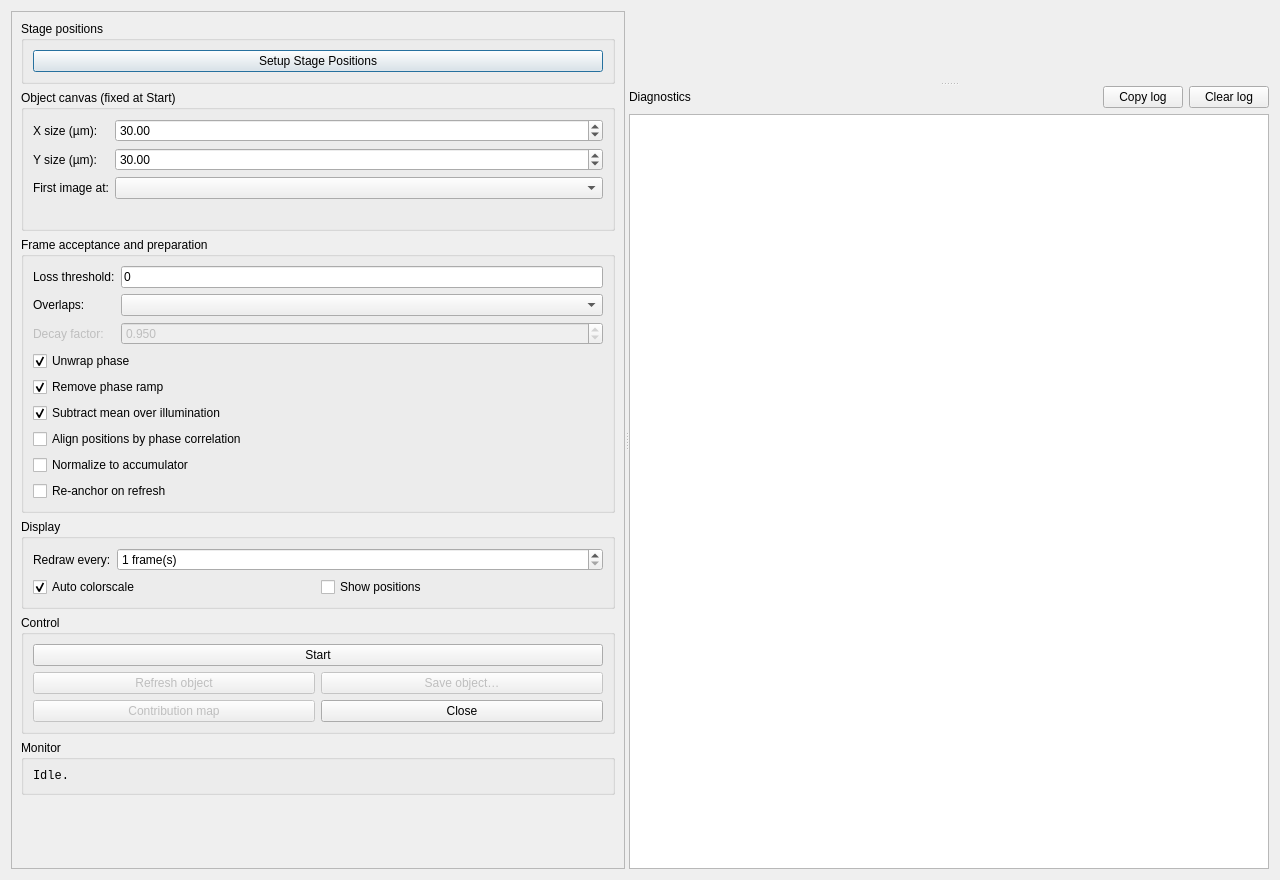
<?xml version="1.0" encoding="UTF-8"?>
<ui version="4.0">
 <class>ObjectAccumulator</class>
 <widget class="QDialog" name="ObjectAccumulator">
  <property name="geometry">
   <rect>
    <x>0</x>
    <y>0</y>
    <width>1280</width>
    <height>880</height>
   </rect>
  </property>
  <property name="windowTitle">
   <string>Object Accumulator</string>
  </property>
  <layout class="QVBoxLayout" name="outerLayout">
   <item>
    <widget class="QSplitter" name="accum_splitter">
     <property name="orientation">
      <enum>Qt::Horizontal</enum>
     </property>
     <property name="childrenCollapsible">
      <bool>true</bool>
     </property>
     <widget class="QScrollArea" name="accum_scroll">
      <property name="widgetResizable">
       <bool>true</bool>
      </property>
      <property name="minimumSize">
       <size>
        <width>300</width>
        <height>0</height>
       </size>
      </property>
      <widget class="QWidget" name="accum_scroll_contents">
       <property name="geometry">
        <rect>
         <x>0</x>
         <y>0</y>
         <width>400</width>
         <height>960</height>
        </rect>
       </property>
       <layout class="QVBoxLayout" name="controlsLayout">
        <item>
         <widget class="QGroupBox" name="positions_group">
          <property name="title">
           <string>Stage positions</string>
          </property>
          <layout class="QVBoxLayout" name="positions_vl">
           <item>
            <widget class="QPushButton" name="setup_positions_btn">
             <property name="toolTip">
              <string>Choose where each frame's stage position comes from (EPICS PVs, an H5 file or a simulated raster), its units, and test-read it.</string>
             </property>
             <property name="text">
              <string>Setup Stage Positions</string>
             </property>
            </widget>
           </item>
          </layout>
         </widget>
        </item>
        <item>
         <widget class="QGroupBox" name="canvas_group">
          <property name="title">
           <string>Object canvas (fixed at Start)</string>
          </property>
          <layout class="QVBoxLayout" name="canvas_vl">
           <item>
            <layout class="QFormLayout" name="canvas_form">
             <item row="0" column="0">
              <widget class="QLabel" name="label_size_x">
               <property name="text">
                <string>X size (µm):</string>
               </property>
              </widget>
             </item>
             <item row="0" column="1">
              <widget class="QDoubleSpinBox" name="size_x_um_spin">
               <property name="decimals">
                <number>2</number>
               </property>
               <property name="minimum">
                <double>1.000000000000000</double>
               </property>
               <property name="maximum">
                <double>10000.000000000000000</double>
               </property>
               <property name="singleStep">
                <double>5.000000000000000</double>
               </property>
               <property name="value">
                <double>30.000000000000000</double>
               </property>
              </widget>
             </item>
             <item row="1" column="0">
              <widget class="QLabel" name="label_size_y">
               <property name="text">
                <string>Y size (µm):</string>
               </property>
              </widget>
             </item>
             <item row="1" column="1">
              <widget class="QDoubleSpinBox" name="size_y_um_spin">
               <property name="decimals">
                <number>2</number>
               </property>
               <property name="minimum">
                <double>1.000000000000000</double>
               </property>
               <property name="maximum">
                <double>10000.000000000000000</double>
               </property>
               <property name="singleStep">
                <double>5.000000000000000</double>
               </property>
               <property name="value">
                <double>30.000000000000000</double>
               </property>
              </widget>
             </item>
             <item row="2" column="0">
              <widget class="QLabel" name="label_first_frame">
               <property name="text">
                <string>First image at:</string>
               </property>
              </widget>
             </item>
             <item row="2" column="1">
              <widget class="QComboBox" name="first_frame_combo">
               <property name="toolTip">
                <string>Where the first accepted frame is placed. A corner choice insets by half a frame, so that frame sits flush against the canvas edge and the scan grows inward.</string>
               </property>
              </widget>
             </item>
            </layout>
           </item>
           <item>
            <widget class="QLabel" name="canvas_info_label">
             <property name="styleSheet">
              <string notr="true">font-family: monospace;</string>
             </property>
             <property name="text">
              <string/>
             </property>
            </widget>
           </item>
          </layout>
         </widget>
        </item>
        <item>
         <widget class="QGroupBox" name="frames_group">
          <property name="title">
           <string>Frame acceptance and preparation</string>
          </property>
          <layout class="QVBoxLayout" name="frames_vl">
           <item>
            <layout class="QFormLayout" name="frames_form">
             <item row="0" column="0">
              <widget class="QLabel" name="label_loss_thresh">
               <property name="text">
                <string>Loss threshold:</string>
               </property>
              </widget>
             </item>
             <item row="0" column="1">
              <widget class="QLineEdit" name="loss_thresh_edit">
               <property name="toolTip">
                <string>Skip any frame whose final reconstruction loss exceeds this. 0 accepts everything.</string>
               </property>
               <property name="text">
                <string>0</string>
               </property>
              </widget>
             </item>
             <item row="1" column="0">
              <widget class="QLabel" name="label_accum_mode">
               <property name="text">
                <string>Overlaps:</string>
               </property>
              </widget>
             </item>
             <item row="1" column="1">
              <widget class="QComboBox" name="accum_mode_combo">
               <property name="toolTip">
                <string>How a new frame combines with what is already on the canvas. Can be changed while a run is in progress.</string>
               </property>
              </widget>
             </item>
             <item row="2" column="0">
              <widget class="QLabel" name="label_decay">
               <property name="enabled">
                <bool>false</bool>
               </property>
               <property name="text">
                <string>Decay factor:</string>
               </property>
              </widget>
             </item>
             <item row="2" column="1">
              <widget class="QDoubleSpinBox" name="decay_spin">
               <property name="enabled">
                <bool>false</bool>
               </property>
               <property name="toolTip">
                <string>Decaying average only. The whole object and tracker are multiplied by this before each new frame is added, so older frames count for less without changing the normalisation. 1.00 is the same as a plain average; lower values forget faster.</string>
               </property>
               <property name="decimals">
                <number>3</number>
               </property>
               <property name="minimum">
                <double>0.100000000000000</double>
               </property>
               <property name="maximum">
                <double>1.000000000000000</double>
               </property>
               <property name="singleStep">
                <double>0.010000000000000</double>
               </property>
               <property name="value">
                <double>0.950000000000000</double>
               </property>
              </widget>
             </item>
            </layout>
           </item>
           <item>
            <widget class="QCheckBox" name="unwrap_check">
             <property name="toolTip">
              <string>Unwrap each frame's phase inside its illuminated area before stamping.</string>
             </property>
             <property name="text">
              <string>Unwrap phase</string>
             </property>
             <property name="checked">
              <bool>true</bool>
             </property>
            </widget>
           </item>
           <item>
            <widget class="QCheckBox" name="ramp_check">
             <property name="toolTip">
              <string>Remove each frame's linear phase ramp before stamping. Without this, neighbouring tiles rarely line up.</string>
             </property>
             <property name="text">
              <string>Remove phase ramp</string>
             </property>
             <property name="checked">
              <bool>true</bool>
             </property>
            </widget>
           </item>
           <item>
            <widget class="QCheckBox" name="zero_mean_check">
             <property name="toolTip">
              <string>Subtract each frame's mean phase over its illuminated area. Removes the per-frame piston offset that otherwise makes every tile edge visible.</string>
             </property>
             <property name="text">
              <string>Subtract mean over illumination</string>
             </property>
             <property name="checked">
              <bool>true</bool>
             </property>
            </widget>
           </item>
           <item>
            <widget class="QCheckBox" name="align_check">
             <property name="toolTip">
              <string>Phase-correlate each new frame against what is already on the canvas, over the overlapping pixels only, and shift it by the result. Corrections larger than the limit in the Options menu are rejected, so a bad correlation cannot throw a frame across the object. Needs overlap, so the first frame at any fresh spot is placed on its motor position alone.</string>
             </property>
             <property name="text">
              <string>Align positions by phase correlation</string>
             </property>
            </widget>
           </item>
           <item>
            <widget class="QCheckBox" name="normalize_check">
             <property name="toolTip">
              <string>Before stamping, shift each new frame's phase so its mean over the overlap with the existing object (pixels illuminated in the new frame and already populated on the canvas) matches the accumulator's mean there. Removes the piston step between a new tile and its neighbours. Applied after alignment; frames with too little overlap are stamped unchanged.</string>
             </property>
             <property name="text">
              <string>Normalize to accumulator</string>
             </property>
            </widget>
           </item>
           <item>
            <widget class="QCheckBox" name="recenter_check">
             <property name="toolTip">
              <string>When &quot;Refresh object&quot; is pressed, also forget the reference position so the next accepted frame is placed at the anchor again. Off = the canvas keeps its original frame of reference.</string>
             </property>
             <property name="text">
              <string>Re-anchor on refresh</string>
             </property>
            </widget>
           </item>
          </layout>
         </widget>
        </item>
        <item>
         <widget class="QGroupBox" name="accum_display_group">
          <property name="title">
           <string>Display</string>
          </property>
          <layout class="QFormLayout" name="accum_display_form">
           <item row="0" column="0">
            <widget class="QLabel" name="label_display_every">
             <property name="text">
              <string>Redraw every:</string>
             </property>
            </widget>
           </item>
           <item row="0" column="1">
            <widget class="QSpinBox" name="display_every_spin">
             <property name="toolTip">
              <string>Request a redraw only every N accepted frames. Accumulation never waits for the display either way.</string>
             </property>
             <property name="suffix">
              <string> frame(s)</string>
             </property>
             <property name="minimum">
              <number>1</number>
             </property>
             <property name="maximum">
              <number>999</number>
             </property>
             <property name="value">
              <number>1</number>
             </property>
            </widget>
           </item>
           <item row="1" column="0" colspan="2">
            <layout class="QHBoxLayout" name="accum_display_checks_hl">
             <item>
              <widget class="QCheckBox" name="accum_autolevel_check">
               <property name="text">
                <string>Auto colorscale</string>
               </property>
               <property name="checked">
                <bool>true</bool>
               </property>
              </widget>
             </item>
             <item>
              <widget class="QCheckBox" name="show_positions_check">
               <property name="toolTip">
                <string>Overlay the position of every image accumulated so far (red dots). When phase-correlation alignment is on, these are the corrected positions.</string>
               </property>
               <property name="text">
                <string>Show positions</string>
               </property>
              </widget>
             </item>
            </layout>
           </item>
          </layout>
         </widget>
        </item>
        <item>
         <widget class="QGroupBox" name="controls_group">
          <property name="title">
           <string>Control</string>
          </property>
          <layout class="QGridLayout" name="controls_grid">
           <item row="0" column="0" colspan="2">
            <widget class="QPushButton" name="start_btn">
             <property name="text">
              <string>Start</string>
             </property>
            </widget>
           </item>
           <item row="1" column="0">
            <widget class="QPushButton" name="refresh_btn">
             <property name="enabled">
              <bool>false</bool>
             </property>
             <property name="toolTip">
              <string>Zero the object and the pixel-contribution tracker without stopping the run.</string>
             </property>
             <property name="text">
              <string>Refresh object</string>
             </property>
            </widget>
           </item>
           <item row="1" column="1">
            <widget class="QPushButton" name="save_btn">
             <property name="enabled">
              <bool>false</bool>
             </property>
             <property name="text">
              <string>Save object…</string>
             </property>
            </widget>
           </item>
           <item row="2" column="0">
            <widget class="QPushButton" name="show_tracker_btn">
             <property name="enabled">
              <bool>false</bool>
             </property>
             <property name="toolTip">
              <string>Open a one-shot snapshot of the pixel-contribution tracker. Does not update live.</string>
             </property>
             <property name="text">
              <string>Contribution map</string>
             </property>
            </widget>
           </item>
           <item row="2" column="1">
            <widget class="QPushButton" name="close_btn">
             <property name="text">
              <string>Close</string>
             </property>
            </widget>
           </item>
          </layout>
         </widget>
        </item>
        <item>
         <widget class="QGroupBox" name="monitor_group">
          <property name="title">
           <string>Monitor</string>
          </property>
          <layout class="QVBoxLayout" name="monitor_vl">
           <item>
            <widget class="QLabel" name="monitor_label">
             <property name="styleSheet">
              <string notr="true">font-family: monospace;</string>
             </property>
             <property name="text">
              <string>Idle.</string>
             </property>
             <property name="textInteractionFlags">
              <set>Qt::TextSelectableByMouse</set>
             </property>
            </widget>
           </item>
          </layout>
         </widget>
        </item>
        <item>
         <spacer name="controlsSpacer">
          <property name="orientation">
           <enum>Qt::Vertical</enum>
          </property>
          <property name="sizeHint" stdset="0">
           <size>
            <width>0</width>
            <height>40</height>
           </size>
          </property>
         </spacer>
        </item>
       </layout>
      </widget>
     </widget>
     <widget class="QSplitter" name="right_splitter">
      <property name="orientation">
       <enum>Qt::Vertical</enum>
      </property>
      <property name="childrenCollapsible">
       <bool>true</bool>
      </property>
      <widget class="QWidget" name="image_pane">
       <layout class="QVBoxLayout" name="imageLayout">
        <property name="leftMargin">
         <number>0</number>
        </property>
        <property name="topMargin">
         <number>0</number>
        </property>
        <property name="rightMargin">
         <number>0</number>
        </property>
        <property name="bottomMargin">
         <number>0</number>
        </property>
        <item>
         <widget class="ImageView" name="accum_image_view" native="true">
          <property name="sizePolicy">
           <sizepolicy hsizetype="Expanding" vsizetype="Expanding">
            <horstretch>1</horstretch>
            <verstretch>1</verstretch>
           </sizepolicy>
          </property>
         </widget>
        </item>
        <item>
         <widget class="QLabel" name="accum_cursor_label">
          <property name="styleSheet">
           <string notr="true">font-family: monospace;</string>
          </property>
          <property name="text">
           <string/>
          </property>
         </widget>
        </item>
       </layout>
      </widget>
      <widget class="QWidget" name="diag_pane">
       <layout class="QVBoxLayout" name="diagLayout">
        <property name="leftMargin">
         <number>0</number>
        </property>
        <property name="topMargin">
         <number>0</number>
        </property>
        <property name="rightMargin">
         <number>0</number>
        </property>
        <property name="bottomMargin">
         <number>0</number>
        </property>
        <item>
         <layout class="QHBoxLayout" name="log_btn_hl">
          <item>
           <widget class="QLabel" name="label_log">
            <property name="text">
             <string>Diagnostics</string>
            </property>
           </widget>
          </item>
          <item>
           <spacer name="log_btn_spacer">
            <property name="orientation">
             <enum>Qt::Horizontal</enum>
            </property>
            <property name="sizeHint" stdset="0">
             <size>
              <width>40</width>
              <height>0</height>
             </size>
            </property>
           </spacer>
          </item>
          <item>
           <widget class="QPushButton" name="copy_log_btn">
            <property name="toolTip">
             <string>Copy the whole diagnostic log to the clipboard.</string>
            </property>
            <property name="text">
             <string>Copy log</string>
            </property>
           </widget>
          </item>
          <item>
           <widget class="QPushButton" name="clear_log_btn">
            <property name="text">
             <string>Clear log</string>
            </property>
           </widget>
          </item>
         </layout>
        </item>
        <item>
         <widget class="QTextEdit" name="log_text">
          <property name="minimumSize">
           <size>
            <width>0</width>
            <height>0</height>
           </size>
          </property>
          <property name="sizePolicy">
           <sizepolicy hsizetype="Expanding" vsizetype="Expanding">
            <horstretch>0</horstretch>
            <verstretch>0</verstretch>
           </sizepolicy>
          </property>
          <property name="readOnly">
           <bool>true</bool>
          </property>
          <property name="lineWrapMode">
           <enum>QTextEdit::NoWrap</enum>
          </property>
          <property name="styleSheet">
           <string notr="true">font-family: monospace;</string>
          </property>
         </widget>
        </item>
       </layout>
      </widget>
     </widget>
    </widget>
   </item>
  </layout>
 </widget>
 <customwidgets>
  <customwidget>
   <class>ImageView</class>
   <extends>QWidget</extends>
   <header>pyqtgraph</header>
  </customwidget>
 </customwidgets>
 <resources/>
 <connections/>
</ui>
